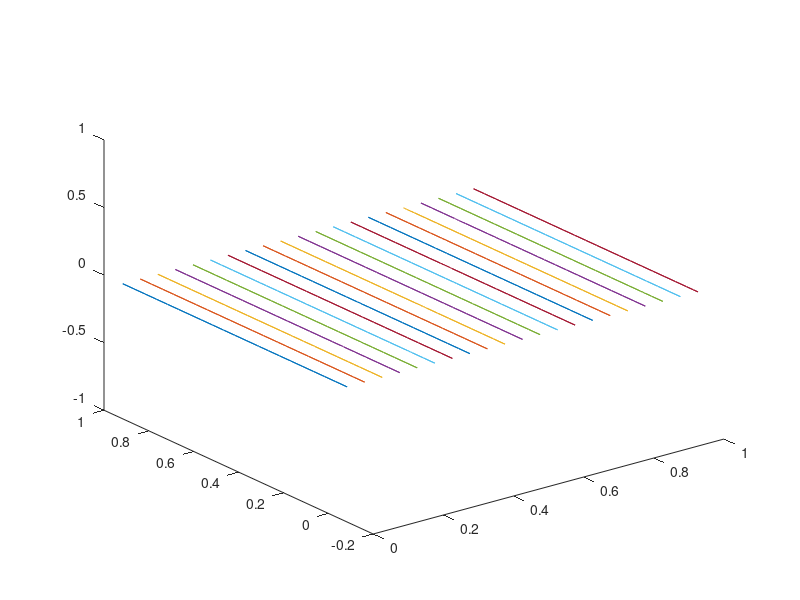

Reproduce this figure in MATLAB. (Note: this script raises an error after producing the figure.)
x = 0:0.05:1;
[A,B,W] = meshgrid(x);

% u_anion = exp(-W+B)/exp(1);
% u_cation = exp(-W+A)/exp(1);
% u_neut = exp(-A-B)/exp(2);
% u_mixbed = exp(A+B+W)/exp(3);
% test = exp(A+B)/exp(2);
% surf(A,B,test)

%x=water
x = 0:0.05:1;
y = 0:0.05:1;
u = 0.4;

%y = base
y_m2 = plot3(x, (-x-log(u)), zeros(length(x))); %Mixbed
hold on
y_a = plot3(x, (x-(log(u)+1)), zeros(length(x))); % Anion

%z = acid
z_m =  plot3(x, zeros(length(x)), (-x-log(u))); %Mixbed
z_c = plot3(x, zeros(length(x)), (x-(log(u)+1))); % Cation

%x = base, y = acid
z_n1 = plot3(zeros(length(x)), y, (y+0.2)); %Neut
z_n2 = plot3(zeros(length(x)), y, (y-0.2)); %Neut
z_m = plot3(zeros(length(x)),y,-y-log(u)); %Mixbed

%%
 z_m =  surf(x, y, ones(length(x),1)*(-x-log(u))); %Mixbed
hold on
 z_c = surf(x, y, ones(length(x),1)*(x-(log(u)+1))); % Cation

 z_n1 = surf(x, y, ones(length(y),1)*(y+0.2)); %Neut
z_n2 = surf(x, y, ones(length(y),1)*(y-0.2)); %Neut
z_m = surf(x ,y,ones(length(y),1)*-y-log(u)); %Mixbed


xlim([0 1])
ylim([0 1])
zlim([0 1])


%%
%Water and base

%x = water, y = base 

x = 0:0.05:1;
u = 0.7;

a = area(x, (x-(log(u)+1))); % Anion
hold on

m = area(x, (-x-log(u))); %Mixbed


set(gca,'Color',[0.8 0.8 0.8]);
a.FaceColor = [1 1 1];
m.FaceColor = [1 1 1];
m_line = plot(x, (-x-log(u))); %Mixbed
a_line = plot(x, (x-(log(u)+1))); % Anion
l = legend([m_line, a_line],'Mixbed','Anion');
set(l,'color','w')

xlabel('water'),ylabel('base');
 ylim([0 1])
 xlim([0 1])

%for completeness
y = 1:0.05:1.4;
X=1;
%f = area(y, (1.4)*X); %Mixbed
%f.FaceColor = [1 1 1];
%%
scatter(mixbed(:,3),mixbed(:,2));
scatter(anion(:,3),anion(:,2));
%%
%Water and base

x = 0:0.05:1;
u = 0.3;

a = area(x, (x-(log(u)+1))); % Anion
hold on

m = area(x, (-x-log(u))); %Mixbed
set(gca,'Color',[0.99 0.91 0.79]);
%99.22% red, 91.76% green and 79.61% blue,
a.FaceColor = [1 1 1];
m.FaceColor = [1 1 1];
m_line = plot(x, (-x-log(u))); %Mixbed
c_line = plot(x, (x-(log(u)+1))); % Anion
l = legend([m_line, c_line],'Mixbed','Cation');
set(l,'color','w')

xlabel('water'),ylabel('acid');
% ylim([0 1])
% xlim([0 1])

scatter(mixbed(:,2),mixbed(:,3));
scatter(cation(:,3),cation(:,2));
%%
%Base & Acid
x = 0:0.05:1;
u = 0.3;

n1 = area(x, (x+0.2)); % Neut1
hold on
n2 = area(x, (x-0.2)); %Neut2

% x = base
% y = acid
%Neut: ln(u) = -X - Y
n3 = area(x,-x - log(u));

m = area(x,-x-log(u));

set(gca,'Color',[1 1 1 ]);
%99.22% red, 91.76% green and 79.61% blue
n1.FaceColor = [0.99 0.91 0.79];
n2.FaceColor = [1 1 1];
m.FaceColor = [1 1 1];

n1_line = plot(x, (x+0.2)); %Neut
n2_line = plot(x, (x-0.2)); %Neut
n3_line = plot(x, -x-log(u));
m_line = plot(x,-x-log(u)); %Mixbed

l = legend([n1_line, n2_line,n3_line, m_line],'Neut_1','Neut_2', 'Neut_3', 'Mixbed');
set(l,'color','w')

xlabel('base'),ylabel('acid');
% ylim([0 1])
% xlim([0 1])

%%
s_n = scatter(neut(:,2),neut(:,1));
s_m = scatter(mixbed(:,2),mixbed(:,1));
leg = legend([s_n, s_m],'scatter neut','scatter mixbed');

